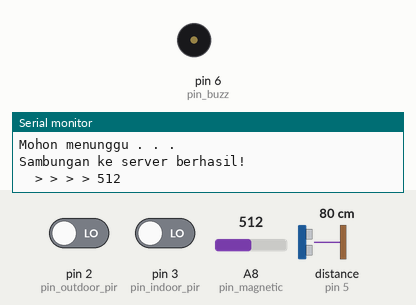
This sketch was run on a simulated Arduino Mega 2560, built for the host (arithmetic inside an expression is 32-bit, double 64-bit). Parts: buzzer (waves = sounding, pin HIGH), the last lines printed to the serial monitor. Wiring (inferred from the names in the program): ultrasonic range finder: trigger pin 4; echo pin 5. The inputs (shaded band) are chosen by the test bench; at power-on: A8 (pin_magnetic) = 512, pin 3 (pin_indoor_pir) LOW, pin 2 (pin_outdoor_pir) LOW, distance to the obstacle (sensor on pin 5) 80 cm. The echo pulse lasts 58.3 µs per cm; WiFi joins after 1.5 s; servers stay silent unless stated; uploads are accepted with an empty reply; pins used as bus, display or sensor lines are not drawn.

Above: at 6.8 s.
6.9 s: A8 (pin_magnetic) set to 1012
13.5 s: A8 (pin_magnetic) set to 1020
16.8 s: pin 3 (pin_indoor_pir) driven HIGH
At 19.1 s:
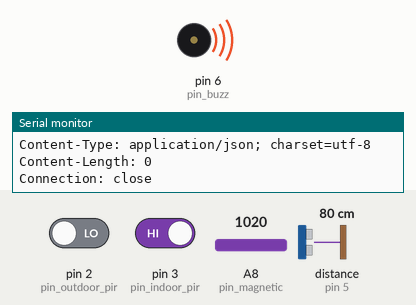
Timing chart, 0 to 31.0 s (numbered marks = the images above; inputs shaded):
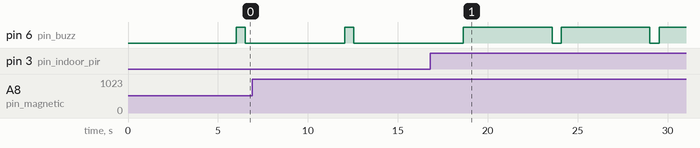

Measured:
- after the input at 16.8 s, pin 6 (pin_buzz): alternates HIGH for 4.9 s and LOW for 0.51 s, starting after 1.8 s

The sketch:

TryToDev.ino
```cpp
#include <Ethernet.h>
#include <SPI.h>

#define pin_outdoor_pir 2
#define pin_indoor_pir 3
#define pin_echo_ussrf 5
#define pin_trigger_ussrf 4
#define pin_buzz 6
#define pin_magnetic A8
#define STATUS_CONNECTED 1
#define STATUS_DISCONNECTED 0
#define STATUS_NO_HUMAN_DETECTED "0"
#define STATUS_HUMAN_DETECTED "1"
#define STATE_NULL "NULL"
#define STATE_DETECTED "DETECTED"
#define DOOR_OPEN 1
#define DOOR_CLOSE 0
#define API_KEY "2cecb56a247cd21bc001c422465fe7ea"

char namaServer[] = "169.254.2.183";

//char namaServer[] = "sikaru.laurensius-dede-suhardiman.com";
char inString[1024];
char charFromWeb[9];

byte IP_eth[] = {169,254,2,184};
byte MAC_eth[] = { 0xDE, 0xAD, 0xBE, 0xEF, 0xFE, 0xED };

int calibrationTime = 30;
int iterasi = 0;
int counter_outdoor_detected = 0;
int counter_outdoor_no_detect = 0;
int counter_indoor_detected = 0;
int counter_indoor_no_detect = 0;
int counter_door_open = 0;
int counter_door_close = 0;

boolean lockLow = true;
boolean lockLow2 = true;
boolean takeLowTime;
boolean takeLowTime2;
boolean outdoor_pin_status = false;
boolean indoor_pin_status = false;
boolean startRead = false;

long unsigned int lowIn;
long unsigned int lowIn2;
long unsigned int pause = 100;

String password;
String secure_key;
String monitoring = "KONDISI ON";

EthernetClient myEthernet;

void setup() {
  Serial.begin(9600);
  Serial.println("--------------------------------------------------");
  Serial.println("Setting Perangkat");
  Serial.println("Setting PIR dan teman-teman");
  pinMode(pin_trigger_ussrf, OUTPUT);
  pinMode(pin_echo_ussrf, INPUT);
  pinMode(pin_outdoor_pir, INPUT);
  digitalWrite(pin_outdoor_pir, LOW);
  pinMode(pin_indoor_pir, INPUT);
  digitalWrite(pin_indoor_pir, LOW);
  //--
  pinMode(pin_buzz,OUTPUT);
  pinMode(pin_magnetic,INPUT);
  //--
  Serial.print("calibrating sensor ");
  for(int i = 0; i < calibrationTime; i++){
    Serial.print(".");
    delay(100);
  }
  Serial.println(" done");
  Serial.println("SENSOR ACTIVE");
  delay(50);
  Serial.println("Mohon menunggu . . . ");
  Serial.println("Setting Ethernet MAC Address dan IP Address");
  Serial.println("Mohon menunggu . . . ");
  if (Ethernet.begin(MAC_eth) == 0) {
    Serial.println("Failed to configure Ethernet using DHCP");
    Ethernet.begin(MAC_eth,IP_eth);
  }
 // Ethernet.begin(MAC_eth,IP_eth);
  delay(1000);
  Serial.println("Setting Perangkat selesai!");
  Serial.println("--------------------------------------------------");
}

void loop() {
  Serial.println("--------------------------------------------------------------");
  iterasi++;
  Serial.print("Iterasi ke : ");
  Serial.println(iterasi);
  int resultBukaKoneksi = bukaKoneksi();
  String data = collecting_sensor(outdoor_pir(),indoor_pir(),ussrf(),magnetic());
  if(resultBukaKoneksi==1){
      kirim_data(data);
      Serial.println();
  }
  Serial.print("Monitoring : ");
  Serial.println(monitoring);
  Serial.println("--------------------------------------------------------------\n");
  delay(3000);
}

String collecting_sensor(boolean outdoor_pir,boolean indoor_pir,int ussrf,int magnetic_sw){
  String data,outdoor,indoor,state,state_indoor,state_outdoor,state_magnetic;
  if(outdoor_pir){
    outdoor = STATUS_HUMAN_DETECTED;
    counter_outdoor_detected ++;
    counter_outdoor_no_detect = 0;
  }else{
    outdoor = STATUS_NO_HUMAN_DETECTED;
    counter_outdoor_detected = 0;
    counter_outdoor_no_detect ++;
  }
  if(indoor_pir){
    indoor = STATUS_HUMAN_DETECTED;
    if(monitoring.equals("KONDISI ON")){
      digitalWrite(pin_buzz,HIGH);
      Serial.println("TRUE");
    }else{
      digitalWrite(pin_buzz,LOW);
      Serial.println("FALSE");
    }
    counter_indoor_detected ++;
    counter_indoor_no_detect = 0;
  }else{
    indoor = STATUS_NO_HUMAN_DETECTED;
    counter_indoor_detected = 0;
    counter_indoor_no_detect ++;
  }

  if(magnetic_sw == DOOR_OPEN){
    counter_door_open ++;
    counter_door_close = 0;
  }else{
    counter_door_open = 0;
    counter_door_close ++;
  }

  if(counter_outdoor_detected < 3 || ussrf > 10){
    state_outdoor = "NORMAL";
  }else
  if(counter_outdoor_detected >= 3 && (ussrf >=5 && ussrf <= 10)){
    state_outdoor = "SIAGA";
  }else
  if(counter_outdoor_detected >= 3 && ussrf <5 ){
    state_outdoor = "AWAS";
  }

  if(counter_indoor_detected < 3){
    state_indoor = "NORMAL";
  }else
  if(counter_indoor_detected >= 3 && counter_indoor_detected <= 5 ){
    state_indoor = "SIAGA";
  }else
  if(counter_indoor_detected > 5){
    state_indoor = "AWAS";
  }

  if(counter_door_open < 3){
    state_magnetic = "NORMAL";
  }else
  if(counter_door_open >= 3 && counter_door_open <= 5 ){
    state_magnetic = "SIAGA";
  }else
  if(counter_door_open > 5){
    state_magnetic = "AWAS";
  }

  state = state_outdoor + "_" + state_indoor + "_" + state_magnetic ;

  data =  state + "/" + outdoor + "/" + indoor + "/" + ussrf + "/"  + magnetic_sw + "/" + API_KEY + "/";
  return data;
}

boolean outdoor_pir(){
  if (digitalRead(pin_outdoor_pir) == HIGH){
    if (lockLow) {
      lockLow = false;
      outdoor_pin_status = true;
      delay(50);
    }
    takeLowTime = true;
  }
  if (digitalRead(pin_outdoor_pir) == LOW) {
    if (takeLowTime) {
      lowIn = millis();          //save the time of the transition from high to LOW
      takeLowTime = false;       //make sure this is only done at the start of a LOW phase
    }
    if (!lockLow && millis() - lowIn > pause) {
      lockLow = true;
      outdoor_pin_status = false;
      delay(50);
    }
  }
  return outdoor_pin_status;
}


boolean indoor_pir(){
  if (digitalRead(pin_indoor_pir) == HIGH){
    if (lockLow2) {
      lockLow2 = false;
      indoor_pin_status = true;
      delay(50);
    }
    takeLowTime2 = true;
  }
  if (digitalRead(pin_indoor_pir) == LOW) {
    if (takeLowTime2) {
      lowIn2 = millis();          //save the time of the transition from high to LOW
      takeLowTime2 = false;       //make sure this is only done at the start of a LOW phase
    }
    if (!lockLow2 && millis() - lowIn2 > pause) {
      lockLow2 = true;
      indoor_pin_status = false;
      digitalWrite(pin_buzz,LOW);
      delay(50);
    }
  }
  return indoor_pin_status;
}

int ussrf(){
  long duration, distance;
  digitalWrite(pin_trigger_ussrf, LOW);   // Added this line
  delayMicroseconds(2);         // Added this line
  digitalWrite(pin_trigger_ussrf, HIGH);  //  delayMicroseconds(1000); - Removed this line
  delayMicroseconds(10);        // Added this line
  digitalWrite(pin_trigger_ussrf, LOW);
  duration = pulseIn(pin_echo_ussrf, HIGH);
  distance = (duration/2) / 29.1;
  delay(500);
  return distance;
}


int magnetic(){
  int magnet;
  int baca_switch = analogRead(pin_magnetic);
  Serial.print("  > > > > ");
  Serial.println(baca_switch);
  if(baca_switch < 1020 && monitoring.equals("KONDISI ON")){
    digitalWrite(pin_buzz,HIGH);
    delay(500);
    digitalWrite(pin_buzz,LOW);
    delay(100);
    magnet = DOOR_OPEN;
  }else{
    digitalWrite(pin_buzz,LOW);
    magnet = DOOR_CLOSE;
  }
  return magnet;
}

int bukaKoneksi(){
  Serial.print("Mencoba sambungan ke server http://");
  Serial.println(namaServer);
  Serial.println("Mohon menunggu . . . ");
  if(myEthernet.connect(namaServer,80)){
    Serial.println("Sambungan ke server berhasil!");
    return STATUS_CONNECTED;
  }else{
    Serial.print("Sambungan ke server gagal!");
    Serial.println();
    return STATUS_DISCONNECTED;
  }
}

void kirim_data(String data){
    Serial.println("Menjalankan perintah kirim data");
    int ln = data.length();
    String uri_segment;
    uri_segment = "/keamananrumah/index.php/api/post_sensor_data/" + data;
//    uri_segment = "/index.php/api/post_sensor_data/" + data;
    myEthernet.print("GET ");
    myEthernet.print(uri_segment);
    Serial.print("Data yang dikirim di ke server : ");
    Serial.println(data);
    myEthernet.println(" HTTP/1.1");
//    delay(1000);
    myEthernet.print( "Host: " );
    myEthernet.println(" 169.254.2.183 \r\n");
//    myEthernet.println(" http://sikaru.laurensius-dede-suhardiman.com \r\n");
    Serial.println("Host OK");
    myEthernet.println( "Content-Type: application/x-www-form-urlencoded \r\n" );
    Serial.println("Content type OK");
    myEthernet.print( "Content-Length: " );
    myEthernet.print(ln);
    myEthernet.print(" \r\n");
    myEthernet.println( "Connection: close" );
    myEthernet.println();
//    delay(1000);
    String res;
    res = baca_response_web();
    if(res.equals("")==false){
      Serial.print("Response server : ");
      Serial.println(res);
      String raw_secure_key = string_spliter(res, '-', 1);
      secure_key = string_spliter(raw_secure_key, '#', 0);
      String raw_monitoring = string_spliter(res, '-', 2);
      monitoring = string_spliter(raw_monitoring, '#', 0);
      Serial.print("Secure key : ");
      Serial.println(secure_key);
    }
}

String baca_response_web(){
  unsigned int time;
  Serial.println("Baca respon dari server . . . ");
  Serial.println("Mohon menunggu . . . ");
  time = millis();
  Serial.print("Timer Millis () : ");
  Serial.println(time);
  int stringPos = 0;
  memset( &inString, 0, 1024 );
  int unvailable_ctr = 0;
  while(true){
    if (myEthernet.available()) {
      char c = myEthernet.read();
      Serial.print(c);
      if (c == '#' ) {
        Serial.print("Menemukan start key # dengan isi : ");
        startRead = true;
      }else if(startRead){
        if(c != '^'){
          inString[stringPos] = c;
          stringPos ++;
        }else{
          startRead = false;
          Serial.println();
          Serial.println("Baca respon dari server selesai!");
          myEthernet.stop();
          myEthernet.flush();
          Serial.println("Sambungan diputuskan . . . ");
          return inString;
        }
      }
    }else{
       delay(50);
       unvailable_ctr++;
       if(unvailable_ctr == 25){
         myEthernet.stop();
         myEthernet.flush();
         Serial.println("Koneksi mengalami time out");
         Serial.println("Sambungan diputuskan . . . ");
         Serial.println("Reset...");
         return inString;
       }
    }
  }
}

String string_spliter(String data, char separator, int index){
  int found = 0;
  int strIndex[] = {0, -1};
  int maxIndex = data.length()-1;
  for(int i=0; i<=maxIndex && found<=index; i++){
    if(data.charAt(i)==separator || i==maxIndex){
        found++;
        strIndex[0] = strIndex[1]+1;
        strIndex[1] = (i == maxIndex) ? i+1 : i;
    }
  }
  return found>index ? data.substring(strIndex[0], strIndex[1]) : "";
}
```
